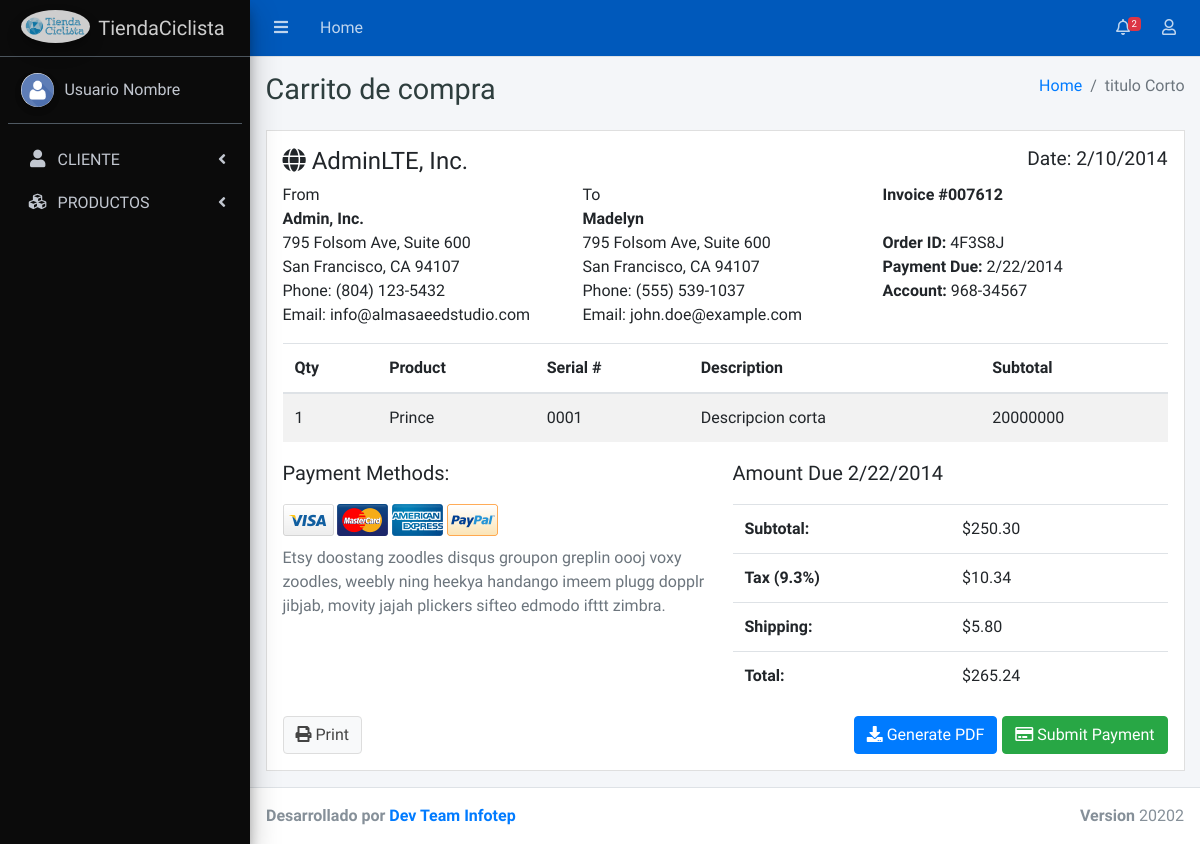
/views/compras.php?cp=1, run on the app's committed database.
### tables this page shows
CREATE TABLE `info_venta` (
  `cod` int(11) NOT NULL,
  `cliente` varchar(50) NOT NULL,
  `fk_product` int(11) NOT NULL
);

CREATE TABLE `info_productos` (
  `cod` int(11) NOT NULL,
  `nombre` varchar(50) NOT NULL,
  `referencia` varchar(50) NOT NULL,
  `descripcion` varchar(1000) NOT NULL,
  `descripcioncorta` varchar(300) NOT NULL,
  `cantidad` int(11) NOT NULL,
  `valorcomercial` double(22,0) NOT NULL,
  `foto` varchar(256) NOT NULL,
  `foto2` varchar(256) NOT NULL,
  `foto3` varchar(256) NOT NULL,
  `foto4` varchar(256) NOT NULL,
  `foto5` varchar(256) NOT NULL,
  `fecha` date NOT NULL,
  `hora` time NOT NULL
);

### views/includes2/config.php (called while the page is built)
<?php
	$headerStyle = 'navbar-dark navbar-indigo';
	$lateralStyle = 'sidebar-dark-indigo';
?>

### controllers/controller_consultas_ventas.php (called while the page is built, shortened)
<?php
require_once( "../models/models_admin.php");
class ConsultasDB extends DBConfig {
	function consulta_generales($sql){
  		$records = $this->Consultas($sql);
		return $records;
	}
}
class ExtraerDatos extends ConsultasDB
{
	function comprasDetalle($idp){
		$sql = "SELECT  v.cliente, p.nombre, p.referencia, p.descripcioncorta, p.valorcomercial
		FROM info_venta AS v
		INNER JOIN info_productos AS p ON v.fk_product=p.cod
		WHERE v.cod=$idp ";
		$lista = $this->consulta_generales($sql);
		return $lista;
	}
}
?>

### models/models_admin.php (called while the page is built, shortened)
<?php
class DBConfig {
    var $db_link;
    var $conn = false;
	function conexion($host='localhost',$user='root',$pass='123456789',$db='db_tienda_ciclista'){
        $this->host = $host;
        $this->user = $user;
        $this->pass = $pass;
        $this->db = $db;
        try{
			$this->db_link = new PDO("mysql:host={$this->host};dbname={$this->db}", $this->user, $this->pass);
			$this->db_link->setAttribute(PDO::ATTR_ERRMODE, PDO::ERRMODE_EXCEPTION);
			$this->conn = true;
			return $this->db_link;
		}catch(PDOException $exception){
			echo $exception->getMessage();
			$this->error_message =$exception->getMessage();
		}
    }
	public function Consultas($Query){
		$this->error_message = "";
		$sql = $this->db_link->prepare($Query);
		try{
			if ($sql->execute()){
				$sql->setFetchMode(PDO::FETCH_ASSOC);
				$records_query = $sql->fetchAll();
				if($sql->rowCount()>0)
					return $records_query;
				else
					return false;
			}else{
				$this->error_message = "-captura manual del error".$this->error_message;
				return false;
			}
		}catch(PDOException $exception){
			$this->error_message =$exception->getMessage();
		}
	}
    function close() {
        if ($this->conn){
        	$this->db_link = null;
            $this -> conn = false;
        }
    }
}
?>

### views/compras.php (the view, shortened to what this page needs)
<?php
  include "../controllers/controller_consultas_ventas.php";
?>
<!DOCTYPE html>
<html>
<?php
                        $objDB = new ExtraerDatos();
                        $idp = $_GET["cp"];
                        $productoDetalle = $objDB->comprasDetalle($idp);
                        ?>
<head>
    <link rel="stylesheet" href="../templates/AdminLTE-3.0.5/plugins/fontawesome-free/css/all.min.css">
    <link rel="stylesheet" href="https://code.ionicframework.com/ionicons/2.0.1/css/ionicons.min.css">
    <link rel="stylesheet" href="../templates/AdminLTE-3.0.5/dist/css/adminlte.min.css">
    <link rel="stylesheet" href="../templates/AdminLTE-3.0.5/plugins/overlayScrollbars/css/OverlayScrollbars.min.css">
    <link href="../CSS/style.css" rel="stylesheet">
</head>
<body>
    <?php include "includes2/config.php"; ?>
    <div class="wrapper">
        <nav class="main-header navbar navbar-expand <?php echo $headerStyle; ?>"  id="header">
            <?php
      include "includes2/header.php";
    ?>
        </nav>
        <aside class="main-sidebar <?php echo $lateralStyle; ?> elevation-4" id="lateral">
            <?php
    include "includes2/lateralaside.php";
     ?>
        </aside>
        <div class="content-wrapper">
            <section class="content-header">
                <div class="container-fluid">
                    <div class="row mb-2">
                        <div class="col-sm-6">
                            <h1>Carrito de compra</h1>
                        </div>
                        <div class="col-sm-6">
                            <ol class="breadcrumb float-sm-right">
                                <li class="breadcrumb-item"><a href="#">Home</a></li>
                                <li class="breadcrumb-item active">titulo Corto</li>
                            </ol>
                        </div>
                    </div>
                </div>
            </section>
            <section class="content">
            <div class="container-fluid">
        <div class="row">
          <div class="col-12">
            <div class="invoice p-3 mb-3">
              <div class="row">
                <div class="col-12">
                  <h4>
                    <i class="fas fa-globe"></i> AdminLTE, Inc.
                    <small class="float-right">Date: 2/10/2014</small>
                  </h4>
                </div>
              </div>
              <div class="row invoice-info">
                <div class="col-sm-4 invoice-col">
                  From
                  <address>
                    <strong>Admin, Inc.</strong><br>
                    795 Folsom Ave, Suite 600<br>
                    San Francisco, CA 94107<br>
                    Phone: (804) 123-5432<br>
                    Email: info@almasaeedstudio.com
                  </address>
                </div>
                <div class="col-sm-4 invoice-col">
                  To
                  <address>
                    <strong><?php echo $productoDetalle[0]['cliente'] ?></strong><br>
                    795 Folsom Ave, Suite 600<br>
                    San Francisco, CA 94107<br>
                    Phone: (555) 539-1037<br>
                    Email: john.doe@example.com
                  </address>
                </div>
                <div class="col-sm-4 invoice-col">
                  <b>Invoice #007612</b><br>
                  <br>
                  <b>Order ID:</b> 4F3S8J<br>
                  <b>Payment Due:</b> 2/22/2014<br>
                  <b>Account:</b> 968-34567
                </div>
              </div>
              <div class="row">
                <div class="col-12 table-responsive">
                  <table class="table table-striped">
                    <thead>
                    <tr>
                      <th>Qty</th>
                      <th>Product</th>
                      <th>Serial #</th>
                      <th>Description</th>
                      <th>Subtotal</th>
                    </tr>
                    </thead>
                    <tbody>
                    <tr>
                      <td>1</td>
                      <td><?php echo $productoDetalle[0]['nombre'] ?></td>
                      <td><?php echo $productoDetalle[0]['referencia'] ?></td>
                      <td><?php echo $productoDetalle[0]['descripcioncorta'] ?></td>
                      <td><?php echo $productoDetalle[0]['valorcomercial'] ?></td>
                    </tr>
                    </tbody>
                  </table>
                </div>
              </div>
              <div class="row">
                <div class="col-6">
                  <p class="lead">Payment Methods:</p>
                  <img src="../../dist/img/credit/visa.png" alt="Visa">
                  <img src="../../dist/img/credit/mastercard.png" alt="Mastercard">
                  <img src="../../dist/img/credit/american-express.png" alt="American Express">
                  <img src="../../dist/img/credit/paypal2.png" alt="Paypal">
                  <p class="text-muted well well-sm shadow-none" style="margin-top: 10px;">
                    Etsy doostang zoodles disqus groupon greplin oooj voxy zoodles, weebly ning heekya handango imeem
                    plugg
                    dopplr jibjab, movity jajah plickers sifteo edmodo ifttt zimbra.
                  </p>
                </div>
                <div class="col-6">
                  <p class="lead">Amount Due 2/22/2014</p>
                  <div class="table-responsive">
                    <table class="table">
                      <tr>
                        <th style="width:50%">Subtotal:</th>
                        <td>$250.30</td>
                      </tr>
                      <tr>
                        <th>Tax (9.3%)</th>
                        <td>$10.34</td>
                      </tr>
                      <tr>
                        <th>Shipping:</th>
                        <td>$5.80</td>
                      </tr>
                      <tr>
                        <th>Total:</th>
                        <td>$265.24</td>
                      </tr>
                    </table>
                  </div>
                </div>
              </div>
              <div class="row no-print">
                <div class="col-12">
                  <a href="compras.php" target="_blank" class="btn btn-default"><i class="fas fa-print"></i> Print</a>
                  <button type="button" class="btn btn-success float-right"><i class="far fa-credit-card"></i> Submit
                    Payment
                  </button>
                  <button type="button" class="btn btn-primary float-right" style="margin-right: 5px;">
                    <i class="fas fa-download"></i> Generate PDF
                  </button>
                </div>
              </div>
            </div>
          </div>
        </div>
      </div>
            </section>
        </div>
        <footer class="main-footer">
            <?php
      include "includes2/footer.php";
     ?>
        </footer>
    </div>
</body>
</html>

### CSS/style.css (style rules this page uses)
h1 { color: #2e3e3e; }
#lateral { background-color: #0b0b0b; }
#header { background-color: rgb(0 89 187); }

### data on the page
info_venta: cliente "Madelyn", fk_product.nombre "Prince", fk_product.referencia "0001", fk_product.descripcioncorta "Descripcion corta", fk_product.valorcomercial "20000000"
